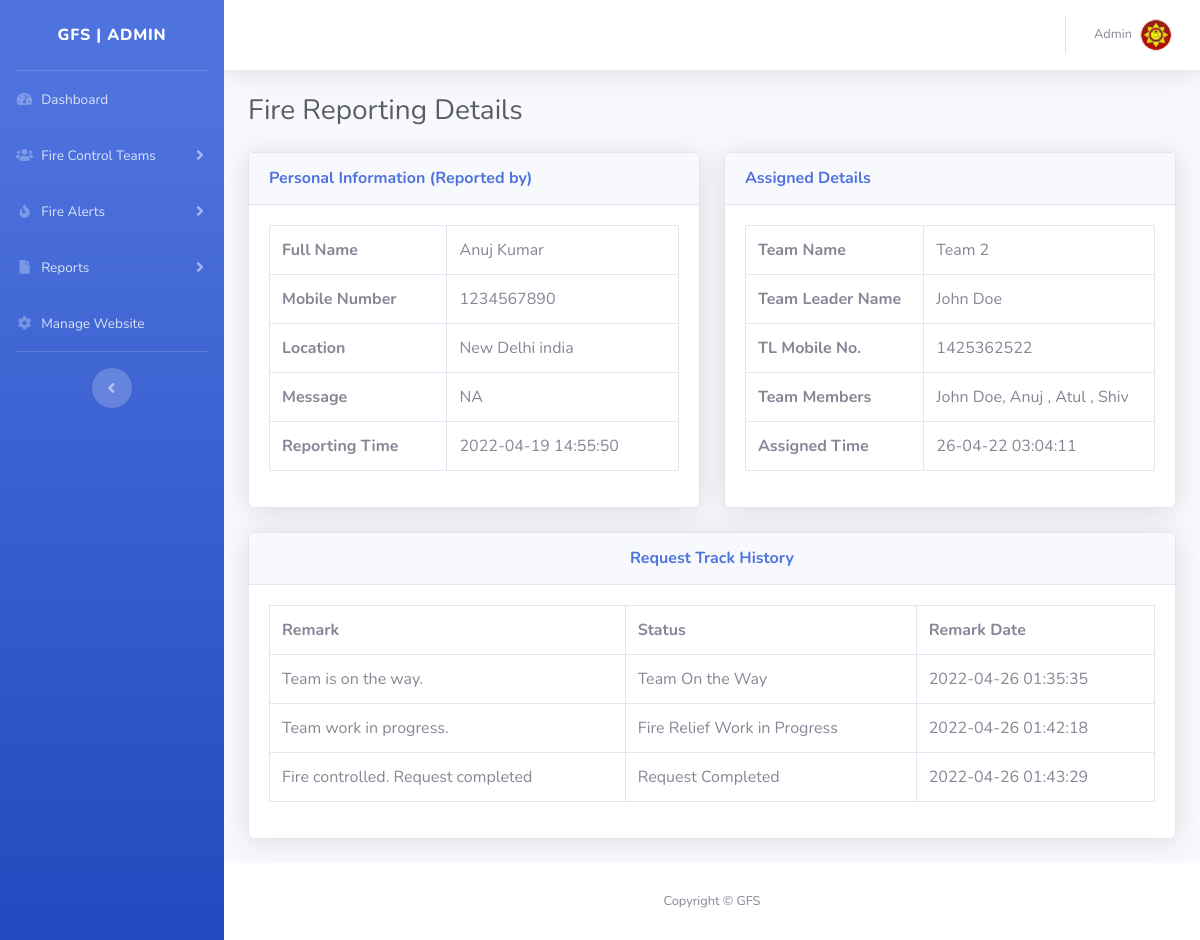
/ofrs/admin/request-details.php?requestid=1 (signed in), run on the app's committed database.
### tables this page shows
CREATE TABLE `tblsite` (
  `id` int(11) NOT NULL,
  `siteTitle` varchar(255) DEFAULT NULL,
  `siteLogo` varchar(255) DEFAULT NULL
);

CREATE TABLE `tblfirereport` (
  `id` int(11) NOT NULL,
  `fullName` varchar(255) DEFAULT NULL,
  `mobileNumber` bigint(12) DEFAULT NULL,
  `location` mediumtext DEFAULT NULL,
  `messgae` mediumtext DEFAULT NULL,
  `assignTo` int(11) DEFAULT NULL,
  `status` varchar(120) DEFAULT NULL,
  `postingDate` timestamp NULL DEFAULT current_timestamp(),
  `assignTime` varchar(255) DEFAULT NULL,
  `assignTme` varchar(255) NOT NULL
);

CREATE TABLE `tblteams` (
  `id` int(11) NOT NULL,
  `teamName` varchar(255) DEFAULT NULL,
  `teamLeaderName` varchar(255) DEFAULT NULL,
  `teamLeadMobno` bigint(12) DEFAULT NULL,
  `teamMembers` mediumtext DEFAULT NULL,
  `postingDate` timestamp NULL DEFAULT current_timestamp()
);

CREATE TABLE `tblfiretequesthistory` (
  `id` int(11) NOT NULL,
  `requestId` int(11) DEFAULT NULL,
  `status` varchar(120) DEFAULT NULL,
  `remark` mediumtext DEFAULT NULL,
  `postingDate` timestamp NOT NULL DEFAULT current_timestamp()
);

### ofrs/admin/request-details.php (the view, shortened to what this page needs)
<?php session_start();
include_once('includes/config.php');
if (strlen($_SESSION['aid']==0)) {
  header('location:logout.php');
  } else{
?>
<!DOCTYPE html>
<html lang="en">
<head>
    <link href="vendor/fontawesome-free/css/all.min.css" rel="stylesheet" type="text/css">
    <link href="css/sb-admin-2.min.css" rel="stylesheet">
</head>
<body id="page-top">
    <div id="wrapper">
<?php include_once('includes/sidebar.php');?>
        <div id="content-wrapper" class="d-flex flex-column">
            <div id="content">
          <?php include_once('includes/topbar.php');?>
                <div class="container-fluid">
                    <h1 class="h3 mb-4 text-gray-800">Fire Reporting Details</h1>
     <form method="post"  name="adminprofile" >
  <div class="row">
                        <div class="col-lg-6">
                            <div class="card shadow mb-4">
                                <div class="card-header py-3">
                                    <h6 class="m-0 font-weight-bold text-primary">Personal Information (Reported by)</h6>
                                </div>
                                <div class="card-body">
<?php $rid=$_GET['requestid'];
$query=mysqli_query($con,"select * from tblfirereport where id='$rid'");
while($row=mysqli_fetch_array($query)){
?>
 <table class="table table-bordered"  width="100%" cellspacing="0">
    <tr>
    <th>Full Name</th>
    <td><?php echo $row['fullName'];?></td>
    </tr>
     <tr>
    <th>Mobile Number</th>
    <td><?php echo $row['mobileNumber'];?></td>
    </tr>
     <tr>
    <th>Location</th>
    <td><?php echo $row['location'];?></td>
    </tr>
     <tr>
    <th>Message</th>
    <td><?php echo $row['messgae'];?></td>
    </tr>
     <tr>
    <th>Reporting Time</th>
    <td><?php echo $row['postingDate'];?></td>
    </tr>
 </table>
<?php } ?>
                                </div>
                            </div>
                        </div>
                        <div class="col-lg-6">
                            <div class="card shadow mb-4">
                                <div class="card-header py-3">
                                    <h6 class="m-0 font-weight-bold text-primary">Assigned Details</h6>
                                </div>
                                <div class="card-body">
<?php $query=mysqli_query($con,"select * from tblfirereport
join tblteams on tblteams.id=tblfirereport.assignTo
    where tblfirereport.id='$rid'");
$count=mysqli_num_rows($query);
if($count>0){
while($row=mysqli_fetch_array($query)){ ?>
 <table class="table table-bordered"  width="100%" cellspacing="0">
    <tr>
    <th>Team Name</th>
    <td><?php echo $row['teamName'];?></td>
    </tr>
    <tr>
    <th>Team Leader Name</th>
    <td><?php echo $row['teamLeaderName'];?></td>
    </tr>
    <tr>
    <th>TL Mobile No.</th>
    <td><?php echo $row['teamLeadMobno'];?></td>
    </tr>
 <tr>
    <th>Team Members</th>
    <td><?php echo $row['teamMembers'];?></td>
    </tr>
     <tr>
    <th>Assigned Time</th>
    <td><?php echo $row['assignTme'];?></td>
    </tr>
</table>
<?php } }  else {?>
<h4  style="color:red;" align="center">Not Assigned Yet</h4>
<?php } ?>
                                </div>
                            </div>
                        </div>
                    </div>
<?php
$ret=mysqli_query($con,"select * from tblfiretequesthistory where requestId='$rid'");
$num=mysqli_num_rows($ret);
?>
<div class="row">
                         <div class="col-lg-12">
                            <div class="card shadow mb-4">
                                <div class="card-header py-3">
                                    <h6 class="m-0 font-weight-bold text-primary" align="center">Request  Track History</h6>
                                </div>
                                <div class="card-body">
<?php if($num>0){
?>
 <table class="table table-bordered"  width="100%" cellspacing="0">
<tr>
    <th>Remark</th>
    <th>Status</th>
    <th>Remark Date</th>
<?php while($result=mysqli_fetch_array($ret)){?>
</tr>
    <tr>
    <td><?php echo $result['remark'];?></td>
    <td><?php echo $result['status'];?></td>
    <td><?php echo $result['postingDate'];?></td>
    </tr>
<?php } ?>
</table>
         <?php
     } else { ?>
<h4 align="center" style="color:red"> No Tracking history found </h4>
         <?php } ?>
                                </div>
                            </div>
                        </div>
                    </div>
</form>
                </div>
            </div>
           <?php include_once('includes/footer.php');?>
        </div>
    </div>
</body>
</html>
<?php } ?>

### ofrs/admin/includes/sidebar.php (shortened to what this page needs)
        <ul class="navbar-nav bg-gradient-primary sidebar sidebar-dark accordion" id="accordionSidebar">
<?php $query=mysqli_query($con,"select * from tblsite");
while($row=mysqli_fetch_array($query)){
$logo=$row['siteLogo'];
$wtitle=$row['siteTitle'];
}  ?>
            <a class="sidebar-brand d-flex align-items-center justify-content-center" href="dashboard.php">
                <div class="sidebar-brand-text mx-3"><?php echo $wtitle;?> | Admin</div>
            </a>
            <hr class="sidebar-divider my-0">
     <li class="nav-item">
                <a class="nav-link" href="dashboard.php">
                    <i class="fas fa-fw fa-tachometer-alt"></i>
                    <span>Dashboard</span></a>
            </li>
<li class="nav-item">
                <a class="nav-link collapsed" href="#" data-toggle="collapse" data-target="#collapsePages1" aria-expanded="true" aria-controls="collapsePages1">
                    <i class="fas fa-fw fa-users"></i>
                    <span>Fire Control Teams</span>
                </a>
            </li>
<li class="nav-item">
                <a class="nav-link collapsed" href="#" data-toggle="collapse" data-target="#collapsePages" aria-expanded="true" aria-controls="collapsePages">
                    <i class="fas fa-fw fa-fire"></i>
                    <span>Fire Alerts</span>
                </a>
            </li>
<li class="nav-item">
                <a class="nav-link collapsed" href="#" data-toggle="collapse" data-target="#collapsePages2" aria-expanded="true" aria-controls="collapsePages2">
                    <i class="fas fa-fw fa-file"></i>
                    <span>Reports</span>
                </a>
            </li>
     <li class="nav-item">
                <a class="nav-link" href="manage-site.php">
                      <i class="fas fa-fw fa-cog"></i>
                    <span>Manage Website</span></a>
            </li>
            <hr class="sidebar-divider d-none d-md-block">
            <div class="text-center d-none d-md-inline">
                <button class="rounded-circle border-0" id="sidebarToggle"></button>
            </div>
        </ul>

### ofrs/admin/includes/topbar.php (shortened to what this page needs)
      <nav class="navbar navbar-expand navbar-light bg-white topbar mb-4 static-top shadow">
            <?php if($_SESSION['aid']):?>
                    <ul class="navbar-nav ml-auto">
                        <li class="nav-item dropdown no-arrow">
                            <a class="nav-link dropdown-toggle" href="#" id="userDropdown" role="button"
                                data-toggle="dropdown" aria-haspopup="true" aria-expanded="false">
                <?php
$adid=$_SESSION['aid'];
$ret1=mysqli_query($con,"select AdminName from tbladmin where ID='$adid'");
while($row1=mysqli_fetch_array($ret1)){
?>
                                <span class="mr-2 d-none d-lg-inline text-gray-600 small"><?php  echo $row1['AdminName'];?></span>
                           <?php } ?>
                                <img class="img-profile rounded-circle"
                                    src="uploadeddata/<?php echo $logo;?>">
                            </a>
                        </li>
                    </ul>
                <?php endif;?>
                </nav>

### ofrs/admin/includes/footer.php
<footer class="sticky-footer bg-white">
    <div class="container my-auto">
        <div class="copyright text-center my-auto">
            <span>Copyright &copy; <?php echo $wtitle;?> </span>
        </div>
    </div>
</footer>

### data on the page
tblsite: siteTitle "GFS", siteLogo (picture)
tblfirereport: fullName "Anuj Kumar", mobileNumber "1234567890", location "New Delhi india", messgae "NA", postingDate "2022-04-19 14:55:50", tblteams.teamName "Team 2", tblteams.teamLeaderName "John Doe", tblteams.teamLeadMobno "1425362522", tblteams.teamMembers "John Doe, Anuj , Atul , Shiv", assignTme "26-04-22 03:04:11"
tblfiretequesthistory: remark "Team is on the way.", status "Team On the Way", postingDate "2022-04-26 01:35:35"
tblfiretequesthistory: remark "Team work in progress.", status "Fire Relief Work in Progress", postingDate "2022-04-26 01:42:18"
tblfiretequesthistory: remark "Fire controlled. Request completed", status "Request Completed", postingDate "2022-04-26 01:43:29"

### other printed values
$row1['AdminName'] "Admin"
